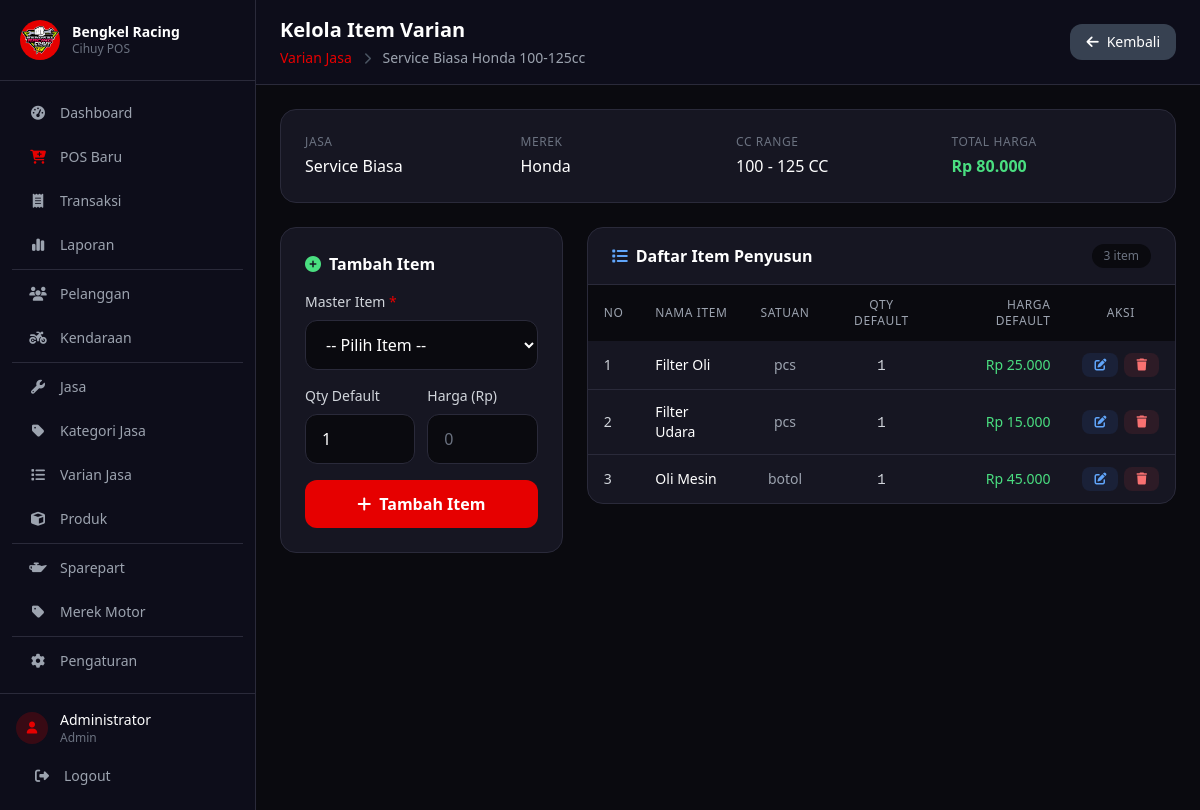
Page /pages/varian/item.php?id=1 (signed in) on the committed database.
### tables this page shows
CREATE TABLE varian_jasa (
    id INT AUTO_INCREMENT PRIMARY KEY,
    id_jasa INT NOT NULL,
    id_merek INT NOT NULL,
    cc_min INT NOT NULL,
    cc_max INT NOT NULL,
    nama_varian VARCHAR(200),
    total_harga INT NOT NULL DEFAULT 0,
    is_custom TINYINT(1) DEFAULT 0,
    FOREIGN KEY (id_jasa) REFERENCES jasa(id),
    FOREIGN KEY (id_merek) REFERENCES merek(id)
);

CREATE TABLE jasa (
    id INT AUTO_INCREMENT PRIMARY KEY,
    id_kategori INT NOT NULL,
    nama VARCHAR(200) NOT NULL,
    deskripsi TEXT,
    FOREIGN KEY (id_kategori) REFERENCES kategori_jasa(id)
);

CREATE TABLE merek (
    id INT AUTO_INCREMENT PRIMARY KEY,
    nama VARCHAR(50) NOT NULL UNIQUE
);

CREATE TABLE item_varian (
    id INT AUTO_INCREMENT PRIMARY KEY,
    id_varian INT NOT NULL,
    id_master_item INT NOT NULL,
    qty_default INT NOT NULL DEFAULT 1,
    harga_default INT NOT NULL DEFAULT 0,
    FOREIGN KEY (id_varian) REFERENCES varian_jasa(id),
    FOREIGN KEY (id_master_item) REFERENCES master_item(id)
);

CREATE TABLE master_item (
    id INT AUTO_INCREMENT PRIMARY KEY,
    nama_item VARCHAR(200) NOT NULL,
    satuan VARCHAR(50) DEFAULT 'pcs'
);

### pages/varian/item.php (the view, shortened to what this page needs)
<?php
require_once '../../config/database.php';
$id_varian = (int)($_GET['id'] ?? 0);
$varian = $conn->query("
    SELECT v.*, j.nama AS nama_jasa, m.nama AS nama_merek
    FROM varian_jasa v
    JOIN jasa j ON v.id_jasa = j.id
    JOIN merek m ON v.id_merek = m.id
    WHERE v.id = $id_varian
");
$varian_data = $varian->fetch_assoc();
$items = $conn->query("
    SELECT iv.*, mi.nama_item, mi.satuan
    FROM item_varian iv
    JOIN master_item mi ON iv.id_master_item = mi.id
    WHERE iv.id_varian = $id_varian
    ORDER BY mi.nama_item ASC
");
?>
<?php include '../../layout/header.php'; ?>
<?php include '../../layout/sidebar.php'; ?>
<div class="flex-1 flex flex-col w-full min-w-0">
    <header class="bg-[#0d0d1a] border-b border-[#2a2a3a] px-4 md:px-6 py-4 pl-16 md:pl-6">
        <div class="flex items-center justify-between">
            <div>
                <h2 class="text-xl font-bold text-white">Kelola Item Varian</h2>
                <p class="text-gray-400 text-sm mt-1">
                    <a href="index.php" class="text-[#e60000] hover:underline">Varian Jasa</a>
                    <i class="fas fa-chevron-right text-xs mx-2 text-gray-600"></i>
                    <?= htmlspecialchars($varian_data['nama_varian'] ?: $varian_data['nama_jasa'] . ' - ' . $varian_data['nama_merek']) ?>
                </p>
            </div>
            <a href="index.php" class="px-4 py-2 bg-gray-700 hover:bg-gray-600 text-white rounded-xl text-sm transition-colors">
                <i class="fas fa-arrow-left mr-2"></i>Kembali
            </a>
        </div>
    </header>
    <main class="flex-1 p-4 md:p-6 overflow-y-auto">
        <div class="bg-[#161622] rounded-2xl border border-[#2a2a3a] p-6 mb-6">
            <div class="grid grid-cols-2 md:grid-cols-4 gap-4">
                <div>
                    <p class="text-gray-500 text-xs uppercase tracking-wider mb-1">Jasa</p>
                    <p class="text-white font-medium"><?= htmlspecialchars($varian_data['nama_jasa']) ?></p>
                </div>
                <div>
                    <p class="text-gray-500 text-xs uppercase tracking-wider mb-1">Merek</p>
                    <p class="text-white font-medium"><?= htmlspecialchars($varian_data['nama_merek']) ?></p>
                </div>
                <div>
                    <p class="text-gray-500 text-xs uppercase tracking-wider mb-1">CC Range</p>
                    <p class="text-white font-medium"><?= $varian_data['cc_min'] ?> - <?= $varian_data['cc_max'] ?> CC</p>
                </div>
                <div>
                    <p class="text-gray-500 text-xs uppercase tracking-wider mb-1">Total Harga</p>
                    <p class="text-green-400 font-bold">Rp <?= number_format($varian_data['total_harga'], 0, ',', '.') ?></p>
                </div>
            </div>
        </div>
        <div class="grid grid-cols-1 lg:grid-cols-3 gap-6">
            <div class="lg:col-span-1">
                <div class="bg-[#161622] rounded-2xl p-6 border border-[#2a2a3a]">
                    <h3 class="text-white font-semibold mb-4 flex items-center gap-2">
                        <i class="fas fa-plus-circle text-green-400"></i>
                        Tambah Item
                    </h3>
                    <form action="" method="POST">
                        <div class="mb-4">
                            <label for="id_master_item" class="block text-gray-300 text-sm font-medium mb-2">Master Item <span class="text-[#e60000]">*</span></label>
                            <select id="id_master_item" name="id_master_item" required
                                class="w-full px-4 py-3 bg-[#0a0a0f] border border-[#2a2a3a] rounded-xl text-white focus:outline-none focus:border-[#e60000]">
                                <option value="">-- Pilih Item --</option>
                            </select>
                        </div>
                        <div class="grid grid-cols-2 gap-3 mb-4">
                            <div>
                                <label for="qty_default" class="block text-gray-300 text-sm font-medium mb-2">Qty Default</label>
                                <input type="number" id="qty_default" name="qty_default" min="1" value="1"
                                    class="w-full px-4 py-3 bg-[#0a0a0f] border border-[#2a2a3a] rounded-xl text-white focus:outline-none focus:border-[#e60000]">
                            </div>
                            <div>
                                <label for="harga_default" class="block text-gray-300 text-sm font-medium mb-2">Harga (Rp)</label>
                                <input type="text" id="harga_default" name="harga_default"
                                    class="w-full px-4 py-3 bg-[#0a0a0f] border border-[#2a2a3a] rounded-xl text-white placeholder-gray-500 focus:outline-none focus:border-[#e60000] input-rupiah"
                                    placeholder="0">
                            </div>
                        </div>
                        <button type="submit"
                            class="w-full px-4 py-3 bg-[#e60000] hover:bg-[#ffd700] text-white font-semibold rounded-xl transition-colors">
                            <i class="fas fa-plus mr-2"></i>Tambah Item
                        </button>
                    </form>
                </div>
            </div>
            <div class="lg:col-span-2">
                <div class="bg-[#161622] rounded-2xl border border-[#2a2a3a] overflow-hidden">
                    <div class="px-6 py-4 border-b border-[#2a2a3a] flex items-center justify-between">
                        <h3 class="text-white font-semibold flex items-center gap-2">
                            <i class="fas fa-list text-blue-400"></i>
                            Daftar Item Penyusun
                        </h3>
                        <span class="text-xs text-gray-500 bg-[#0a0a0f] px-3 py-1 rounded-full">
                            <?= $items->num_rows ?> item
                        </span>
                    </div>
                    <table class="table-custom w-full">
                        <thead>
                            <tr class="bg-[#0a0a0f]">
                                <th class="px-4 py-3 text-left text-xs font-medium text-gray-400 uppercase tracking-wider">No</th>
                                <th class="px-4 py-3 text-left text-xs font-medium text-gray-400 uppercase tracking-wider">Nama Item</th>
                                <th class="px-4 py-3 text-center text-xs font-medium text-gray-400 uppercase tracking-wider">Satuan</th>
                                <th class="px-4 py-3 text-center text-xs font-medium text-gray-400 uppercase tracking-wider">Qty Default</th>
                                <th class="px-4 py-3 text-right text-xs font-medium text-gray-400 uppercase tracking-wider">Harga Default</th>
                                <th class="px-4 py-3 text-center text-xs font-medium text-gray-400 uppercase tracking-wider">Aksi</th>
                            </tr>
                        </thead>
                        <tbody class="divide-y divide-[#2a2a3a]">
                            <?php $no = 1; ?>
                            <?php while ($item = $items->fetch_assoc()): ?>
                                <tr class="hover:bg-[#0a0a0f] transition-colors">
                                    <td class="px-4 py-3 text-sm text-gray-300"><?= $no++ ?></td>
                                    <td class="px-4 py-3 text-sm text-white font-medium">
                                        <?= htmlspecialchars($item['nama_item']) ?>
                                    </td>
                                    <td class="px-4 py-3 text-sm text-center text-gray-400">
                                        <?= htmlspecialchars($item['satuan']) ?>
                                    </td>
                                    <td class="px-4 py-3 text-sm text-center text-gray-300">
                                        <span class="font-mono"><?= $item['qty_default'] ?></span>
                                    </td>
                                    <td class="px-4 py-3 text-sm text-right text-green-400 font-medium">
                                        Rp <?= number_format($item['harga_default'], 0, ',', '.') ?>
                                    </td>
                                    <td class="px-4 py-3 text-sm text-center">
                                        <div class="flex items-center justify-center gap-1.5">
                                            <button type="button"
                                                class="inline-flex items-center gap-1 px-3 py-1.5 bg-blue-500/10 text-blue-400 rounded-lg hover:bg-blue-500/20 transition-colors text-xs font-medium btn-edit-item"
                                                data-id="<?= $item['id'] ?>"
                                                data-nama="<?= htmlspecialchars($item['nama_item']) ?>"
                                                data-qty="<?= $item['qty_default'] ?>"
                                                data-harga="<?= $item['harga_default'] ?>">
                                                <i class="fas fa-edit"></i>
                                            </button>
                                            <form action="" method="POST" class="inline" onsubmit="return confirmHapus(event, '<?= htmlspecialchars($item['nama_item']) ?>')">
                                                <button type="submit"
                                                    class="inline-flex items-center gap-1 px-3 py-1.5 bg-red-500/10 text-red-400 rounded-lg hover:bg-red-500/20 transition-colors text-xs font-medium">
                                                    <i class="fas fa-trash"></i>
                                                </button>
                                            </form>
                                        </div>
                                    </td>
                                </tr>
                            <?php endwhile; ?>
                        </tbody>
                    </table>
                </div>
            </div>
        </div>
    </main>
</div>
<?php include '../../layout/footer.php'; ?>

### assets/css/style.css (style rules this page uses)
* { transition: background-color 0.2s, border-color 0.2s; }
.table-custom th { font-size: 0.75rem; text-transform: uppercase; letter-spacing: 0.05em; }

### rows in the picture
varian_jasa: nama_varian "Service Biasa Honda 100-125cc", id_jasa.nama "Service Biasa", id_merek.nama "Honda", cc_min "100", cc_max "125", total_harga "80.000"
item_varian: id_master_item.nama_item "Filter Oli", id_master_item.satuan "pcs", qty_default "1", harga_default "25.000"
item_varian: id_master_item.nama_item "Filter Udara", id_master_item.satuan "pcs", qty_default "1", harga_default "15.000"
item_varian: id_master_item.nama_item "Oli Mesin", id_master_item.satuan "botol", qty_default "1", harga_default "45.000"

### other values in the picture
$item['label'] "Dashboard"
$item['label'] "POS Baru"
$item['label'] "Transaksi"
$item['label'] "Laporan"
$item['label'] "Pelanggan"
$item['label'] "Kendaraan"
$item['label'] "Jasa"
$item['label'] "Kategori Jasa"
$item['label'] "Varian Jasa"
$item['label'] "Produk"
$item['label'] "Sparepart"
$item['label'] "Merek Motor"
$item['label'] "Pengaturan"
$_SESSION['nama'] "Administrator"
$_SESSION['role'] "Admin"
